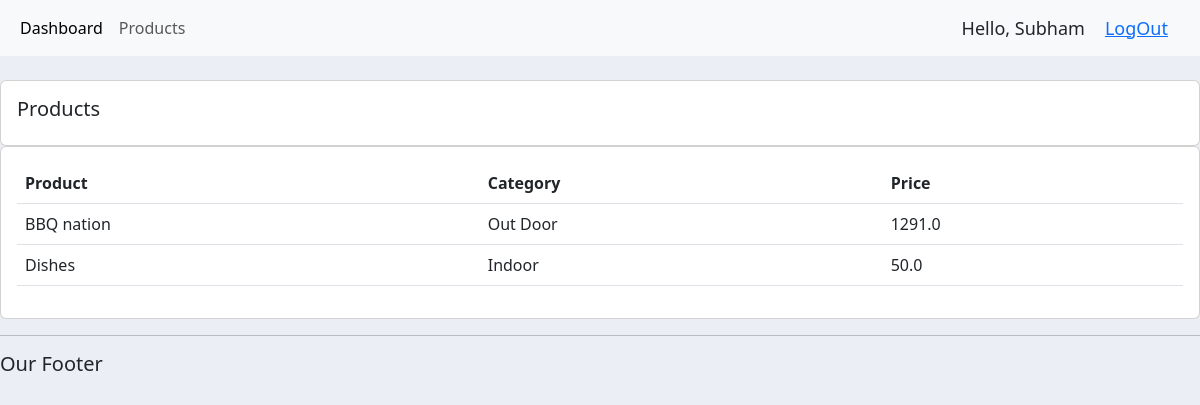
/product/ (signed in), run on the app's committed database.
### accounts/models.py (models this page shows, shortened)
class Product(models.Model):
	CATEGORY=(
			('Indoor','Indoor'),
			('Out Door','Out Door'),
		)
	name=models.CharField(max_length=200,null=True)
	price=models.FloatField(null=True)
	category=models.CharField(max_length=200,null=True,choices=CATEGORY)
	description=models.CharField(max_length=200,blank=True)
	date_created=models.DateTimeField(auto_now_add=True,null=True)
	tag=models.ManyToManyField(Tag)

### accounts/decorators.py (the view)
		def wrapper_func(request, *args,**kwargs):
			group=None
			if request.user.groups.exists():
				group=request.user.groups.all()[0].name
			if group in allowed_roles:
				return view_func(request, *args,**kwargs)
			else:
				return HttpResponse("You are not authorized to visit this page")

### accounts/views.py (called while the page is built)
@login_required(login_url='login')
@allowed_users(allowed_roles=['admin'])
def products(request):
    products=Product.objects.all()
    return render(request, 'accounts/products.html',{'products':products})

### accounts/templates/accounts/products.html
{%extends 'accounts/main.html'%}
{%block content%}
<br>
<div class="row">
	<div class="col-md">
		<div class="card card-body">
			<h5>Products</h5>
		</div>
		<div class="card card-body">
			<table class="table">
				<tr>
					<th>Product</th>
					<th>Category</th>
					<th>Price</th>
				</tr>
				{% for i in products%}
					<tr>
						<td>{{i.name}}</td>
						<td>{{i.category}}</td>
						<td>{{i.price}}</td>
					</tr>
				{% endfor %}
			</table>
  		</div>
	</div>
</div>
{%endblock%}

### accounts/templates/accounts/navbar.html (shortened to what this page needs)
  {% load static%}
  <nav class="navbar navbar-expand-lg bg-body-tertiary">
    <div class="container-fluid">
      <div class="collapse navbar-collapse" id="navbarNav">
        <ul class="navbar-nav">
          {% if request.user.is_staff %}
          <li class="nav-item">
            <a class="nav-link active" aria-current="page" href="{% url 'home' %}">Dashboard</a>
          </li>
          <li class="nav-item">
            <a class="nav-link" href="{% url 'product' %}">Products</a>
          </li>
          {% else %}
          <li class="nav-item">
            <a class="nav-link" href="{% url 'account' %}">Settings</a>
          </li>
          {% endif %}
        </ul>
      </div>
      <span class="hello-msg" >Hello, {{request.user}}</span>
      <span class="hello-msg" ><a href="{% url 'logout' %}">LogOut</a></span>
    </div>
  </nav>

### static/css/main.css (style rules this page uses)
body { background-color:#ebeff5; }

### accounts/templates/accounts/navbar.html (style rules this page uses)
.hello-msg { font-size: 18px; margin-right: 20px; }

### data on the page
Product: name "BBQ nation", category "Out Door", price "1291.0"
Product: name "Dishes", category "Indoor", price "50.0"

### other printed values
{{ request.user }} "Subham"
